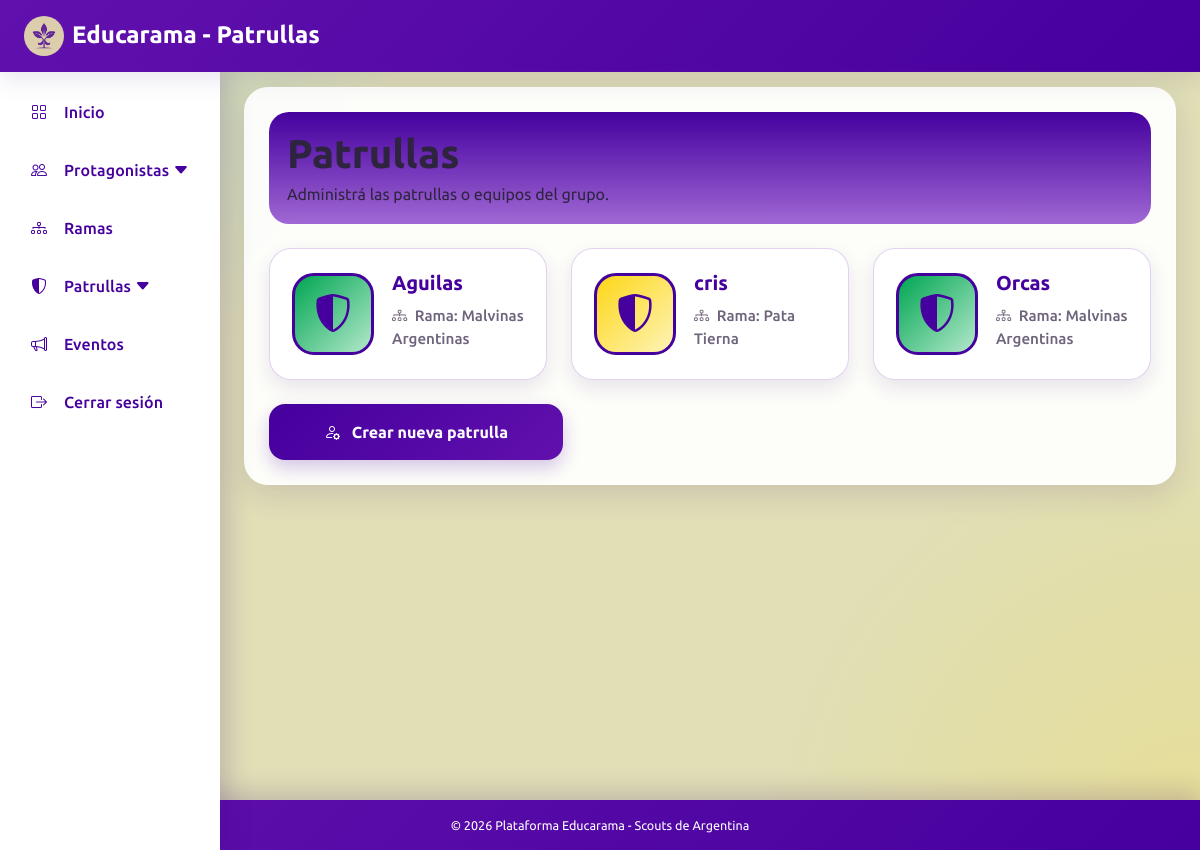
/views/pages/patrullas.php (signed in), run on an earlier commit of the app's database.
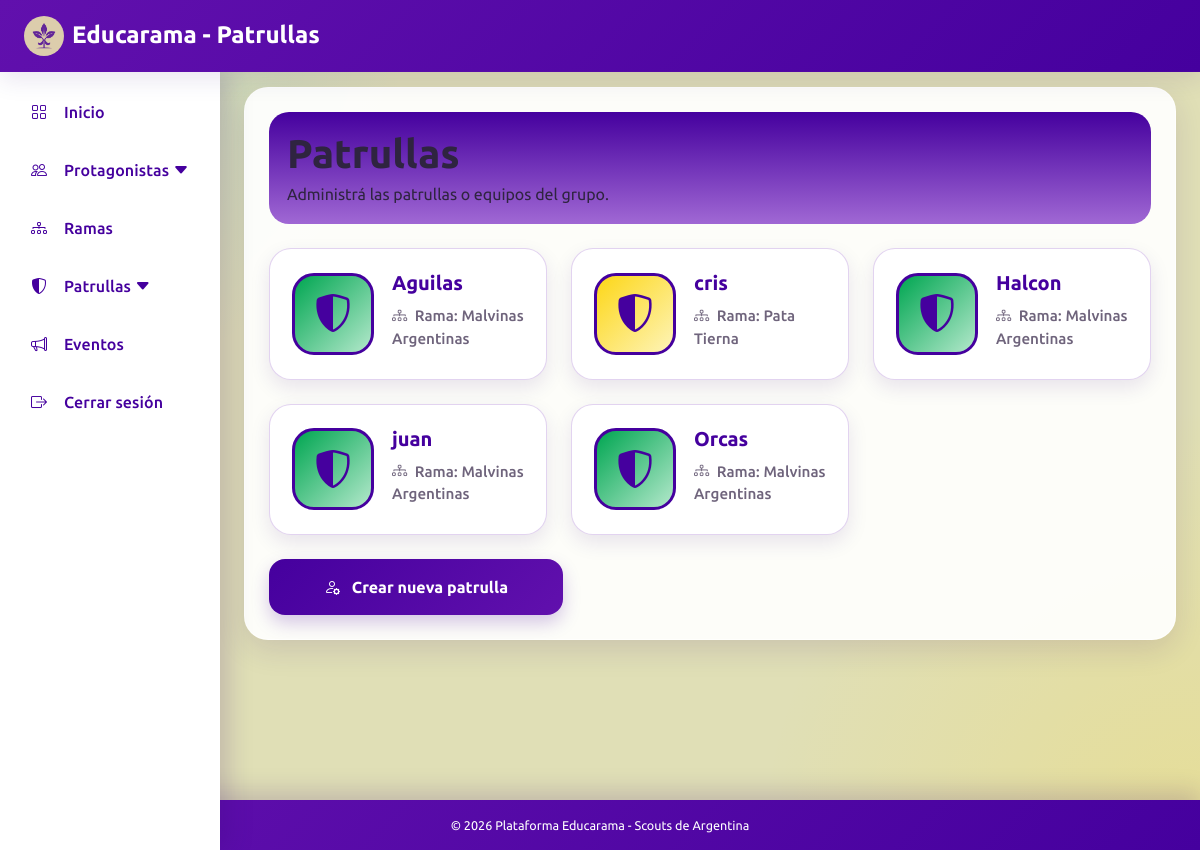
And on a later commit of the database.
### tables this page shows
CREATE TABLE `patrulla` (
  `id` int(11) NOT NULL,
  `nombre` varchar(100) DEFAULT NULL,
  `id_rama` int(11) DEFAULT NULL
);

CREATE TABLE `rama` (
  `id` int(11) NOT NULL,
  `nombre` varchar(100) DEFAULT NULL,
  `id_grupo` int(11) NOT NULL,
  `id_rama` int(11) NOT NULL
);

### src/Controladores/PatrullaController.php (called while the page is built, shortened)
<?php
require_once __DIR__ . '/../Datos/Database.php';
require_once __DIR__ . '/../Datos/PatrullaRepository.php';
require_once __DIR__ . '/../Servicios/PatrullaService.php';
class PatrullaController
{
    private PatrullaService $servicio;
    public function __construct()
    {
        $conexion = Database::getConexion();
        $repositorio = new PatrullaRepository($conexion);
        $this->servicio = new PatrullaService($repositorio);
    }
    public function listar(): array
    {
        return $this->servicio->listarPatrullas();
    }
}

### src/Servicios/PatrullaService.php (called while the page is built, shortened)
<?php
class PatrullaService
{
    private PatrullaRepository $repositorio;
    public function __construct(PatrullaRepository $repositorio)
    {
        $this->repositorio = $repositorio;
    }
    public function listarPatrullas(): array
    {
        return $this->repositorio->listarTodo();
    }
}
?>

### src/Datos/PatrullaRepository.php (called while the page is built, shortened)
<?php
class PatrullaRepository
{
    private PDO $conexion;
    public function __construct(PDO $conexion)
    {
        $this->conexion = $conexion;
    }
    public function listarTodo(): array
    {
        $stmt = $this->conexion->prepare("
            SELECT
                p.id,
                p.nombre,
                p.id_rama,
                r.nombre AS rama,
                r.id_rama AS id_categoria_rama
            FROM patrulla p
            LEFT JOIN rama r ON p.id_rama = r.id
            ORDER BY p.nombre
        ");
        $stmt->execute();
        return $stmt->fetchAll(PDO::FETCH_ASSOC);
    }
}
?>

### src/Helpers/RamaHelper.php (called while the page is built)
<?php
if (!function_exists('claseRama')) {
    function claseRama($idCategoria): string
    {
        return match ((int) $idCategoria) {
            1 => 'rama-manada',
            2 => 'rama-unidad',
            3 => 'rama-caminantes',
            4 => 'rama-rover',
            default => '',
        };
    }
}

### views/pages/patrullas.php (the view, shortened to what this page needs)
<?php
require_once __DIR__ . '/../../src/Controladores/PatrullaController.php';
require_once __DIR__ . '/../../src/Helpers/RamaHelper.php';
$controlador = new PatrullaController();
$patrullas = $controlador->listar();
?>
<!DOCTYPE html>
<html lang="es">
<head>
    <link href="https://cdn.jsdelivr.net/npm/bootstrap@5.3.0/dist/css/bootstrap.min.css" rel="stylesheet">
    <link rel="stylesheet" href="https://cdnjs.cloudflare.com/ajax/libs/bootstrap-icons/1.10.5/font/bootstrap-icons.min.css">
    <link rel="stylesheet" href="/Educarama/public/css/styles.css?v=1.5">
</head>
<body>
    <?php
    include __DIR__ . '/includes/barra_superior.php';
    include __DIR__ . '/includes/menu_lateral.php';
    ?>
    <div class="main-content-wrapper">
        <div class="container contenedor-principal p-4">
            <section class="barra-superior-inst mb-4 d-flex justify-content-between align-items-center flex-wrap gap-3">
                <div>
                    <h1 class="fw-bold mb-1">Patrullas</h1>
                    <p class="mb-0">Administrá las patrullas o equipos del grupo.</p>
                </div>
            </section>
            <section class="row g-4">
                <?php if (!empty($patrullas)): ?>
                    <?php foreach ($patrullas as $patrulla): ?>
                        <div class="col-12 col-md-6 col-lg-4">
                            <a href="/Educarama/views/pages/perfil_patrulla.php?id=<?= $patrulla['id'] ?>" class="patrulla-card text-decoration-none <?= claseRama($patrulla['id_categoria_rama'] ?? null) ?>">
                                <div class="patrulla-icono">
                                    <i class="bi bi-shield-shaded"></i>
                                </div>
                                <div>
                                    <h3><?= htmlspecialchars($patrulla['nombre']) ?></h3>
                                    <p>
                                        <i class="bi bi-diagram-3 me-1"></i>
                                        Rama: <?= htmlspecialchars($patrulla['rama'] ?? 'Sin rama') ?>
                                    </p>
                                </div>
                            </a>
                        </div>
                    <?php endforeach; ?>
                <?php else: ?>
                    <p>No hay patrullas cargadas. Crea una nueva patrulla.</p>
                <?php endif; ?>
            </section>
            <section class="col-12 col-md-4 mt-4">
                <a href="alta_patrulla.php" class="boton-primario w-100 py-3 fw-bold text-decoration-none text-center d-block">
                    <i class="bi bi-person-gear me-2"></i> Crear nueva patrulla
                </a>
            </section>
        </div>
    </div>
    <?php include __DIR__ . '/includes/barra_inferior.php'; ?>
</body>
</html>

What changed in the data, as far as the page shows it:
added patrulla: nombre "Halcon", id_rama.nombre "Malvinas Argentinas"
added patrulla: nombre "juan", id_rama.nombre "Malvinas Argentinas"
